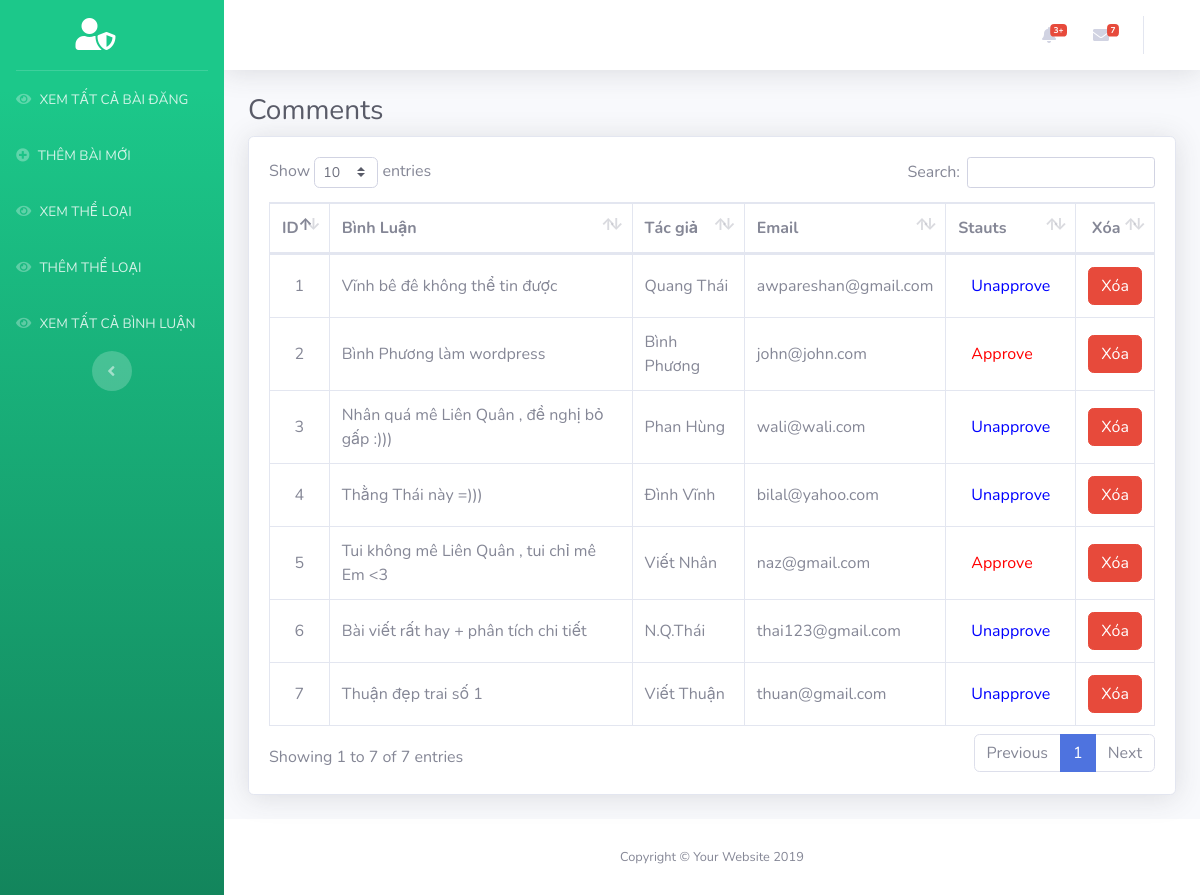
Before: /admin/comment.php with the older database file.
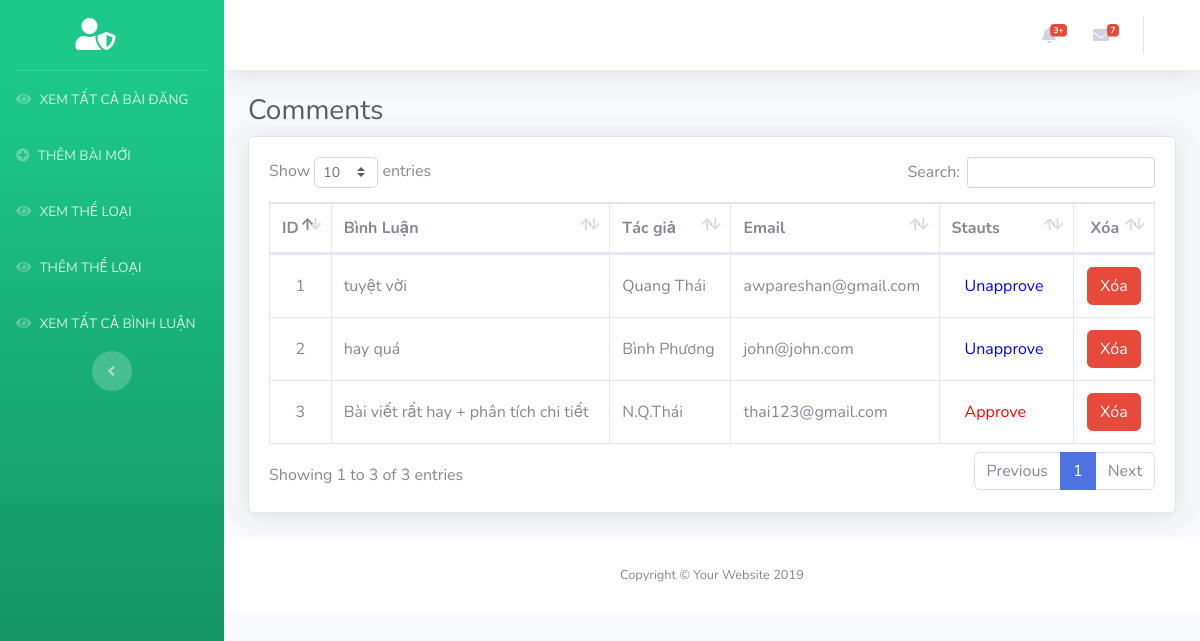
After: the same page with the newer database file.
### tables this page shows
CREATE TABLE `comments` (
  `comment_id` int(10) NOT NULL,
  `post_id` int(10) NOT NULL,
  `comment_name` varchar(100) NOT NULL,
  `comment_email` varchar(100) NOT NULL,
  `comment_text` text NOT NULL,
  `status` text NOT NULL
);

### admin/comment.php (the view, shortened to what this page needs)
<?php
include_once 'header.php';
?>
<div class="container-fluid">
	<h1 class="h3 mb-2 text-gray-800">Comments</h1>
	<div class="card shadow mb-4">
		<div class="card-body">
			<div class="table-responsive table-hover">
				<table class="table table-bordered" id="dataTable" width="100%" cellspacing="0">
					<thead>
						<tr>
							<th>ID</th>
							<th>Bình Luận</th>
							<th>Tác giả</th>
							<th>Email</th>
							<th>Stauts</th>
							<th style="text-align: center;">Xóa</th>
						</tr>
					</thead>
					<tbody>
						<?php
						include("../connection.php");
						$get_comments = "select * from comments";
						$run_comments = mysqli_query($con,$get_comments);
						$i=1;
						while ($row_comments = mysqli_fetch_array($run_comments)){
							$comment_id = $row_comments['comment_id'];
							$comment_name = $row_comments['comment_name'];
							$comment_email = $row_comments['comment_email'];
							$comment_text = $row_comments['comment_text'];
							$status = $row_comments['status'];
							?>
							<tr>
								<td class="text-center"><?php echo $i++; ?></td>
								<td><?php echo $comment_text; ?></td>
								<td><?php echo $comment_name; ?></td>
								<td><?php echo $comment_email; ?></td>
								<td>
									<?php
									if($status=='approve')
									{
										echo "<a href='comment_status.php?unapprove=$comment_id' style='color:blue' class='btn'>Unapprove</a>";
									}
									else {
										echo "<a href='comment_status.php?approve=$comment_id' style='color:red' class='btn'>Approve</a>";
									}
									?>
								</td>
								<td style="text-align: center;">
									<a onclick="return confirm('Bạn có thực sự muốn xóa nó ?');" href="del_comment.php?del=<?php echo $comment_id ?>" class="btn btn-danger">Xóa
									</a>
								</div>
					<?php } ?>
		</div>
	</div>
</div>
</div>
<?php
include_once 'footer.php';
?>

Changed rows visible on the page:
removed comments: comment_text "Nhân quá mê Liên Quân , đề nghị bỏ gấp :)))", comment_name "Phan Hùng", comment_email "wali@wali.com"
removed comments: comment_text "Thằng Thái này =)))", comment_name "Đình Vĩnh", comment_email "bilal@yahoo.com"
removed comments: comment_text "Tui không mê Liên Quân , tui chỉ mê Em <3", comment_name "Viết Nhân", comment_email "naz@gmail.com"
removed comments: comment_text "Thuận đẹp trai số 1", comment_name "Viết Thuận", comment_email "thuan@gmail.com"
changed comments "Quang Thái": comment_text "Vĩnh bê đê không thể tin được" → "tuyệt vời"
changed comments "Bình Phương": comment_text "Bình Phương làm wordpress" → "hay quá"; status "Approve" → "Unapprove"
changed comments "Bài viết rất hay + phân tích chi tiết": status "Unapprove" → "Approve"
Other visible differences:
text written by a page script: "Show entries Search: Showing 1 to 7 of 7 entries Previous 1 Next" → "Show entries Search: Showing 1 to 3 of 3 entries Previous 1 Next"
